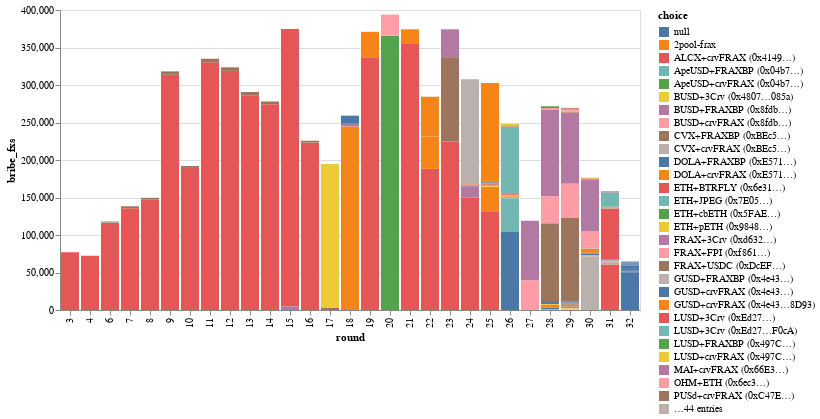

Notebook code cell kept with this figure:
### Code cell
data = (
    df_bribes_full.groupby(['round', 'choice_index'])['bribe_fxs'].sum()
    .reset_index()
    .merge(
        df_choices[['proposal_round', 'choice', 'choice_index']], 
        how='left',
        left_on=['round', 'choice_index'],
        right_on=['proposal_round', 'choice_index'], validate='m:1')
)
(
    alt.Chart(data)
    .mark_bar()
    .encode(
        x="round:O", 
        y="bribe_fxs:Q", 
        color="choice:N"
    )
)

### Figure 1 — Vega-Lite specification as saved in the notebook (floating-point values rounded to 4 significant figures; data arrays with more than 128 entries replaced by an {"elided": "..."} marker saying what was removed)
{"config": {"view": {"continuousWidth": 400, "continuousHeight": 300}}, "data": {"name": "data-56b3c0b53df3a913782ad5da55cd8f99"}, "mark": "bar", "encoding": {"color": {"field": "choice", "type": "nominal"}, "x": {"field": "round", "type": "ordinal"}, "y": {"field": "bribe_fxs", "type": "quantitative"}}, "$schema": "https://vega.github.io/schema/vega-lite/v4.17.0.json", "datasets": {"data-56b3c0b53df3a913782ad5da55cd8f99": {"elided": "155 records"}}}
